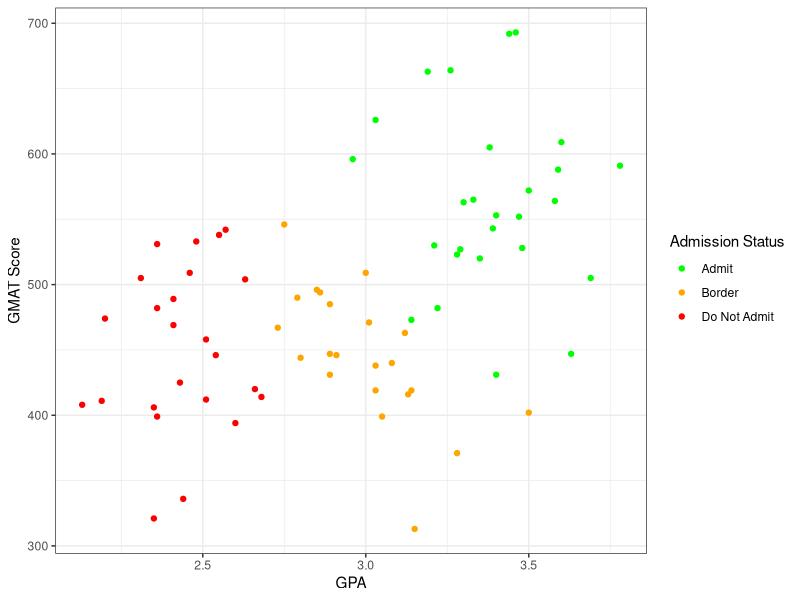
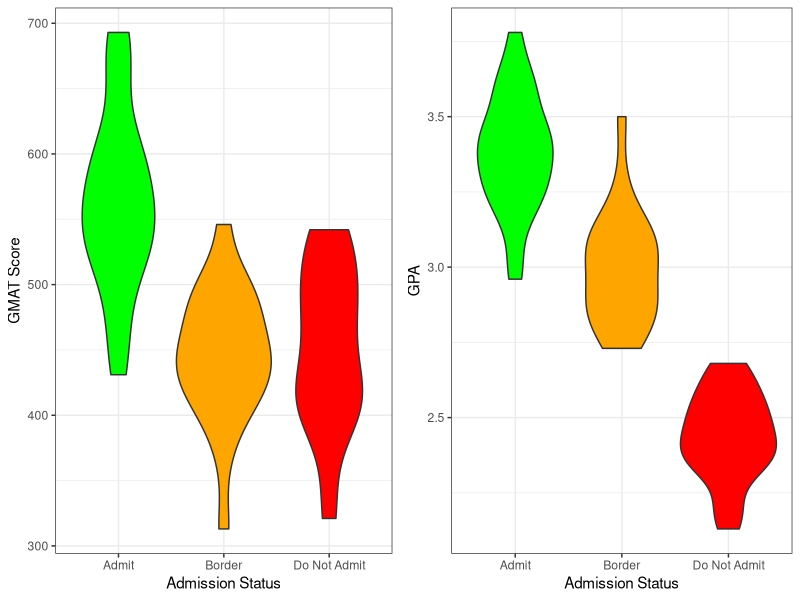
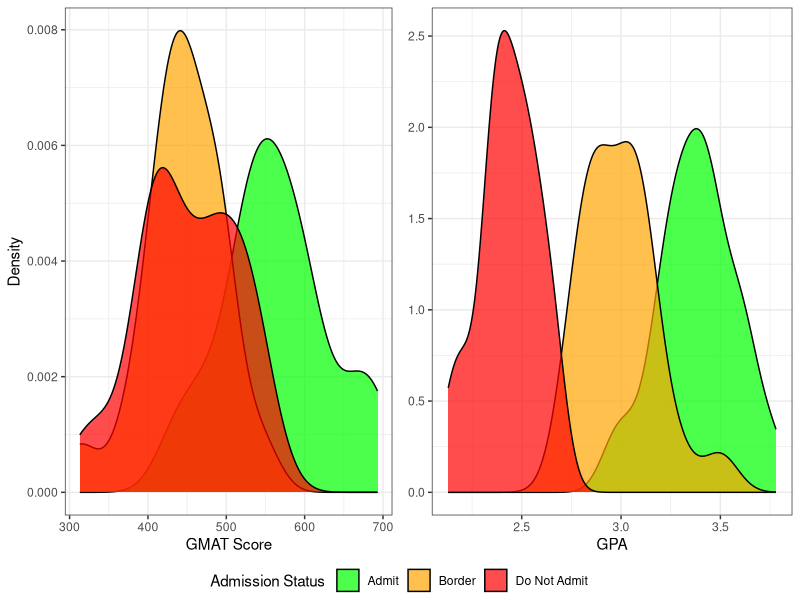

These charts were generated, in order, by the following R code:
## ---- chunk 1
library(tidyverse)
## ---- chunk 2
library(tidyverse)
library(gridExtra)
library(ggpubr) # For plotting histograms with common legend

admission <- read.csv("admission.csv")



str(admission)
admission$De <- as.factor(admission$De)

# Split into training and testing sets
admission_test <- admission %>% 
  group_by(De) %>% 
  slice_tail(n=4)

admission_train <- anti_join(admission, admission_test)

summary(admission_train)

# Scatter plot of GMAT vs GPA
ggplot(admission_train, aes(x=GPA, y=GMAT, col=De)) +
  geom_point() + 
  scale_color_manual("Admission Status",values=c("green", 'orange', "red"),
                    labels=c("Admit", "Border", "Do Not Admit")) +
  xlab("GPA") +
  ylab("GMAT Score") +
  theme_bw()

# Violin plots: GPA and GMAT vs admission status 
create_violin_plot <- function(data, y_var, y_label=y_var) {
  ggplot(data, aes(x = De, y = .data[[y_var]], fill = De)) +
    geom_violin() +
    scale_fill_manual(values = c("green", "orange", "red")) +
    guides(fill = "none") +
    xlab("Admission Status") +
    ylab(y_label) +
    scale_x_discrete(labels = c("Admit", "Border", "Do Not Admit")) +
    theme_bw()
}

gmat_vs_status <- create_violin_plot(admission_train, "GMAT", "GMAT Score")
gpa_vs_status <- create_violin_plot(admission_train, "GPA")
grid.arrange(gmat_vs_status, gpa_vs_status, nrow = 1, ncol = 2)

# Density plots
create_density <- function(data, xvar, xlabel = xvar) {
  p <- ggplot(data, aes(x = .data[[xvar]], fill = De)) +
    geom_density(alpha=0.7) +
    scale_fill_manual(
      name = "Admission Status",
      values = c("green", "orange", "red"), 
      labels = c("Admit", "Border", "Do Not Admit")
    ) +
    xlab(xlabel) +
    ylab("Density") +
    theme_bw() 
}

# Only need one y-label and one legend
gpa_density <- create_density(admission_train, "GPA") + theme(axis.title.y=element_blank())
gmat_density <- create_density(admission_train, "GMAT", "GMAT Score")

ggarrange(gmat_density, gpa_density, ncol=2, nrow=1, 
          common.legend = TRUE, legend="bottom")
## ---- chunk 3
#b)

library(MASS) # For LDA and QDA
library(caret) # For Confusion Matrix
library(ggplot2)



#Linear Discriminant Analysis on Training Data
vector <- c(-c(28,29,30,31,56,57,58,59,82,83,84,85))
#eliminates last 4 observations of each of the 3 groups
lda_model <- lda(De ~ GMAT + GPA, data=admission, subset = vector)
#LDA with training data

lda_test_pred <- predict(lda_model, admission_test)
lda_test_class <- lda_test_pred$class
De_test <-admission_test$De
table(lda_test_class, De_test)
#LDA Confusion Table for Test Data

Fraction_correct_test_predictions <- mean(lda_test_class == De_test)
misclassification_rate_test_LDA <- 1 - Fraction_correct_test_predictions
misclassification_rate_test_LDA
#Overall LDA misclassification rate for Test Data

lda_train_pred <- predict(lda_model, admission_train)
lda_train_class <- lda_train_pred$class
De_train <- admission_train$De
table(lda_train_class, De_train)
#LDA Confusion Table for Training Data

Fraction_correct_train_predictions <- mean(lda_train_class == De_train)
misclassification_rate_train_LDA <- 1 - Fraction_correct_train_predictions
misclassification_rate_train_LDA
#Overall LDA misclassification rate for Training Data


##### plot LDA desicion boundary line



#c)

#Quadratic Discriminant Analysis on Training data
qda_model <- qda(De ~ GMAT + GPA, data=admission, subset = vector)
#QDA with training data

qda_test_pred <- predict(qda_model, admission_test)
qda_test_class <- qda_test_pred$class
table(qda_test_class, De_test) 
#QDA Confusion Table for Test Data

Fraction_correct_test_predictions_QDA <- mean(qda_test_class == De_test)
misclassification_rate_test_QDA <- 1 - Fraction_correct_test_predictions_QDA
misclassification_rate_test_QDA
#Overall QDA misclassification rate for Test Data

qda_train_pred <- predict(qda_model, admission_train)
qda_train_class <- qda_train_pred$class
table(qda_train_class, De_train)
#QDA Confusion Table for Training Data

Fraction_correct_train_predictions_QDA <- mean(qda_train_class == De_train)
misclassification_rate_train_QDA <- 1 - Fraction_correct_train_predictions_QDA
misclassification_rate_train_QDA
#Overall QDA misclassification rate for Training Data


##### plot QDA desicion boundary line
